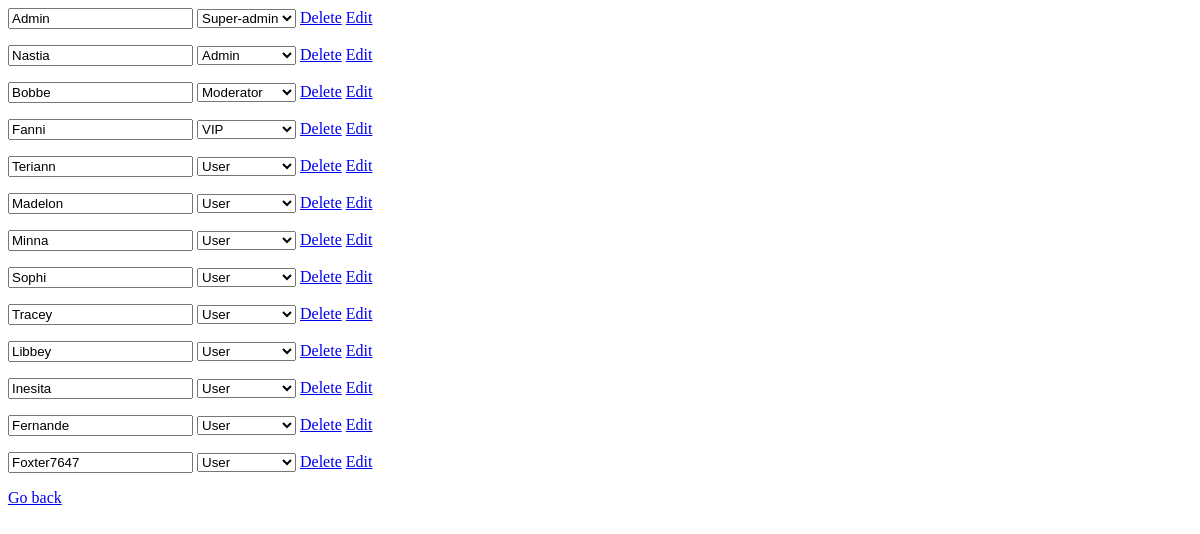
Page /admin/ (signed in) on the earlier database version.
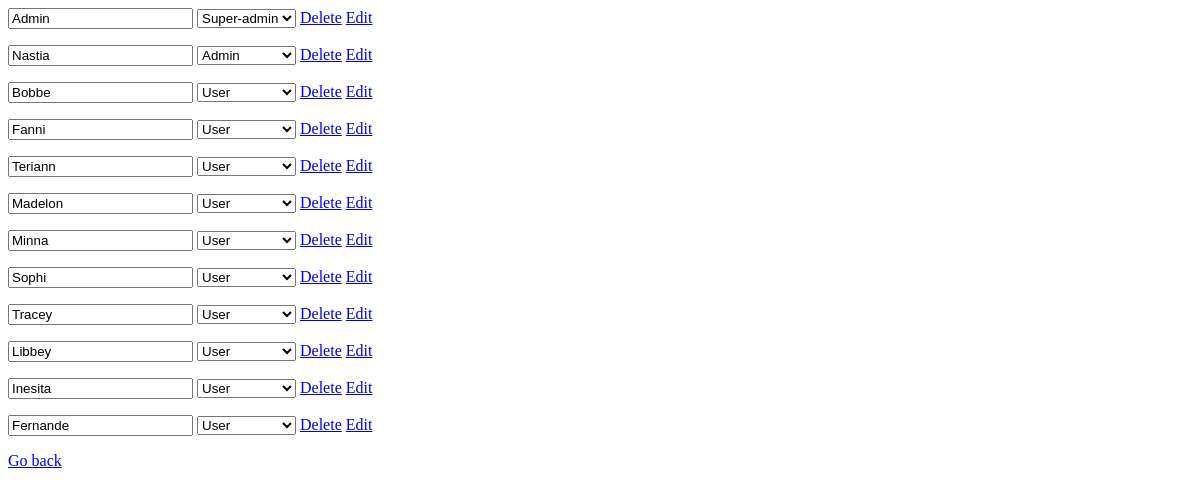
Same page on the later database version.
### models.py (models this page shows, shortened)
class Abstract:
    id = Column(Integer, primary_key=True)
    created_on = Column(Date, default=date.today())

class User(Abstract, Base):
    __tablename__ = 'users'
    username = Column(String(20), nullable=False, unique=True)
    email = Column(String(30), nullable=False, unique=True)
    password = Column(String(60), nullable=False)
    hash_password = Column(String(64))
    access = Column(String(60), default='User')
    access_id = Column(Integer, default=accesses_id['User'])
    tasks = relationship("Task", cascade="all, delete-orphan")

### app.py (the view, shortened to what this page needs)
@app.route('/admin/', methods=['GET', 'POST'])
def admin_panel():
    if 'account' in session:
        user_info = get_user_info(session['account'])
        if user_info["access_id"] >= 3:
            users_list = get_users_list()
            users_list = [(
                        users_list[i].username,
                        users_list[i].access,
                        users_list[i].access_id
                        ) for i in range(len(users_list))]
            return render_template('admin_panel.html', users_list=users_list,
                                                    username=session['account'],
                                                    user_access=user_info["access_id"])
        else:
            return render_template('404.html', username=user_info["name"])
    return render_template('404.html')

### models.py (called while the page is built)
def get_user_info(name):
    engine = create_engine('sqlite:///app.db', echo=True)
    session = Session(bind=engine)
    user = session.query(User).filter_by(username=name).first()
    if user != None:
        user_info = {
                    "id": user.id,
                    "name": user.username,
                    "email": user.email,
                    "password": user.password,
                    "access": user.access,
                    "access_id": user.access_id
                    }
        session.close()
        return user_info
    session.close()
    return None

def get_users_list():
    engine = create_engine('sqlite:///app.db', echo=True)
    session = Session(bind=engine)
    user_list = session.query(User).all()
    session.close()
    return user_list

### templates/admin_panel.html (shortened to what this page needs)
<form method="POST">
    <div>
        {% for name, access, access_id in users_list %}
            {% if user_access >= access_id %}
            <p id={{ loop.index|string }}>
                <input type="text" name='name' value={{ name }}>
                <select
                        name="access" required>
                    <option
                        {% if access == 'User' %}
                            selected
                        {% endif %}
                        value="User">User</option>
                    <option
                        {% if access == 'VIP' %}
                            selected
                        {% endif %}
                        value="VIP">VIP</option>
                    <option
                        {% if access == 'Moderator' %}
                            selected
                        {% endif %}
                        value="Moderator">Moderator</option>
                    <option
                        {% if access == 'Admin' %}
                            selected
                        {% endif %}
                        value="Admin">Admin</option>
                    {% if user_access == 4 %}
                    <option
                        {% if access == 'Super-admin' %}
                            selected
                        {% endif %}
                        value="Super-admin">Super-admin</option>
                    {% endif %}
                </select>
                {% if user_access == 4 %}
                <a href='#' onclick=remove_user(event)>Delete</a>
                <a href='/edit_user/{{ name }}'>Edit</a>
                {% endif %}
            </p>
            {% endif %}
        {% endfor %}
    </div>
    <a href={{ "/users/" + username }}>Go back</a>
</form>

Differences in the rows shown:
removed User: name "Foxter7647", access "User"
changed User "Bobbe": access "Moderator" → "User"
changed User "Fanni": access "VIP" → "User"
